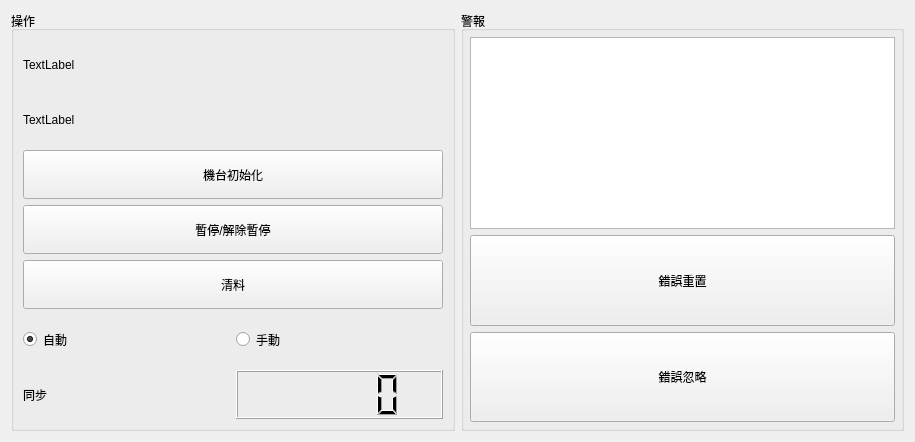
<?xml version="1.0" encoding="UTF-8"?>
<ui version="4.0">
 <class>FrontMainPanel</class>
 <widget class="QWidget" name="FrontMainPanel">
  <property name="geometry">
   <rect>
    <x>0</x>
    <y>0</y>
    <width>915</width>
    <height>442</height>
   </rect>
  </property>
  <property name="windowTitle">
   <string>Form</string>
  </property>
  <layout class="QGridLayout" name="gridLayout_7">
   <item row="0" column="0">
    <widget class="QGroupBox" name="groupBoxControl">
     <property name="sizePolicy">
      <sizepolicy hsizetype="Preferred" vsizetype="Preferred">
       <horstretch>0</horstretch>
       <verstretch>0</verstretch>
      </sizepolicy>
     </property>
     <property name="title">
      <string>操作</string>
     </property>
     <layout class="QGridLayout" name="gridLayout_5">
      <item row="0" column="0">
       <layout class="QGridLayout" name="gridLayout_4">
        <property name="sizeConstraint">
         <enum>QLayout::SetDefaultConstraint</enum>
        </property>
        <item row="0" column="0">
         <widget class="QLabel" name="labelNetwork">
          <property name="sizePolicy">
           <sizepolicy hsizetype="Preferred" vsizetype="Preferred">
            <horstretch>0</horstretch>
            <verstretch>0</verstretch>
           </sizepolicy>
          </property>
          <property name="text">
           <string>TextLabel</string>
          </property>
         </widget>
        </item>
        <item row="1" column="0">
         <widget class="QLabel" name="labelStatus">
          <property name="sizePolicy">
           <sizepolicy hsizetype="Preferred" vsizetype="Preferred">
            <horstretch>0</horstretch>
            <verstretch>0</verstretch>
           </sizepolicy>
          </property>
          <property name="text">
           <string>TextLabel</string>
          </property>
         </widget>
        </item>
        <item row="2" column="0">
         <widget class="QPushButton" name="pushButtonInitialize">
          <property name="sizePolicy">
           <sizepolicy hsizetype="Preferred" vsizetype="Preferred">
            <horstretch>0</horstretch>
            <verstretch>0</verstretch>
           </sizepolicy>
          </property>
          <property name="text">
           <string>機台初始化</string>
          </property>
         </widget>
        </item>
        <item row="3" column="0">
         <widget class="QPushButton" name="pushButtonPause">
          <property name="sizePolicy">
           <sizepolicy hsizetype="Preferred" vsizetype="Preferred">
            <horstretch>0</horstretch>
            <verstretch>0</verstretch>
           </sizepolicy>
          </property>
          <property name="autoFillBackground">
           <bool>true</bool>
          </property>
          <property name="text">
           <string>暫停/解除暫停</string>
          </property>
         </widget>
        </item>
        <item row="4" column="0">
         <widget class="QPushButton" name="pushButtonClear">
          <property name="sizePolicy">
           <sizepolicy hsizetype="Preferred" vsizetype="Preferred">
            <horstretch>0</horstretch>
            <verstretch>0</verstretch>
           </sizepolicy>
          </property>
          <property name="autoFillBackground">
           <bool>true</bool>
          </property>
          <property name="text">
           <string>清料</string>
          </property>
         </widget>
        </item>
        <item row="5" column="0">
         <layout class="QGridLayout" name="gridLayout_3">
          <item row="0" column="0">
           <widget class="QRadioButton" name="radioButtonAuto">
            <property name="sizePolicy">
             <sizepolicy hsizetype="Preferred" vsizetype="Preferred">
              <horstretch>0</horstretch>
              <verstretch>0</verstretch>
             </sizepolicy>
            </property>
            <property name="text">
             <string>自動</string>
            </property>
            <property name="checked">
             <bool>true</bool>
            </property>
           </widget>
          </item>
          <item row="0" column="1">
           <widget class="QRadioButton" name="radioButtonManual">
            <property name="sizePolicy">
             <sizepolicy hsizetype="Preferred" vsizetype="Preferred">
              <horstretch>0</horstretch>
              <verstretch>0</verstretch>
             </sizepolicy>
            </property>
            <property name="text">
             <string>手動</string>
            </property>
           </widget>
          </item>
         </layout>
        </item>
        <item row="6" column="0">
         <layout class="QGridLayout" name="gridLayout_2">
          <item row="0" column="0">
           <widget class="QLabel" name="labelSync">
            <property name="sizePolicy">
             <sizepolicy hsizetype="Preferred" vsizetype="Preferred">
              <horstretch>0</horstretch>
              <verstretch>0</verstretch>
             </sizepolicy>
            </property>
            <property name="text">
             <string>同步</string>
            </property>
           </widget>
          </item>
          <item row="0" column="1">
           <widget class="QLCDNumber" name="lcdNumberSyncCounter">
            <property name="sizePolicy">
             <sizepolicy hsizetype="Preferred" vsizetype="Preferred">
              <horstretch>0</horstretch>
              <verstretch>0</verstretch>
             </sizepolicy>
            </property>
           </widget>
          </item>
         </layout>
        </item>
       </layout>
      </item>
     </layout>
    </widget>
   </item>
   <item row="0" column="1">
    <widget class="QGroupBox" name="groupBoxAlarm">
     <property name="sizePolicy">
      <sizepolicy hsizetype="Preferred" vsizetype="Preferred">
       <horstretch>0</horstretch>
       <verstretch>0</verstretch>
      </sizepolicy>
     </property>
     <property name="title">
      <string>警報</string>
     </property>
     <layout class="QGridLayout" name="gridLayout_6">
      <property name="leftMargin">
       <number>3</number>
      </property>
      <property name="topMargin">
       <number>3</number>
      </property>
      <property name="rightMargin">
       <number>3</number>
      </property>
      <property name="bottomMargin">
       <number>3</number>
      </property>
      <item row="0" column="0">
       <layout class="QGridLayout" name="gridLayout">
        <property name="leftMargin">
         <number>3</number>
        </property>
        <property name="topMargin">
         <number>3</number>
        </property>
        <property name="rightMargin">
         <number>3</number>
        </property>
        <property name="bottomMargin">
         <number>3</number>
        </property>
        <item row="0" column="0">
         <widget class="QTextBrowser" name="textBrowserErrorDescription">
          <property name="sizePolicy">
           <sizepolicy hsizetype="Preferred" vsizetype="Preferred">
            <horstretch>0</horstretch>
            <verstretch>0</verstretch>
           </sizepolicy>
          </property>
         </widget>
        </item>
        <item row="1" column="0">
         <widget class="QPushButton" name="pushButtonErrorReset">
          <property name="sizePolicy">
           <sizepolicy hsizetype="Preferred" vsizetype="Preferred">
            <horstretch>0</horstretch>
            <verstretch>0</verstretch>
           </sizepolicy>
          </property>
          <property name="text">
           <string>錯誤重置</string>
          </property>
         </widget>
        </item>
        <item row="2" column="0">
         <widget class="QPushButton" name="pushButtonErrorIgnore">
          <property name="sizePolicy">
           <sizepolicy hsizetype="Preferred" vsizetype="Preferred">
            <horstretch>0</horstretch>
            <verstretch>0</verstretch>
           </sizepolicy>
          </property>
          <property name="text">
           <string>錯誤忽略</string>
          </property>
         </widget>
        </item>
       </layout>
      </item>
     </layout>
    </widget>
   </item>
  </layout>
 </widget>
 <resources/>
 <connections/>
</ui>
